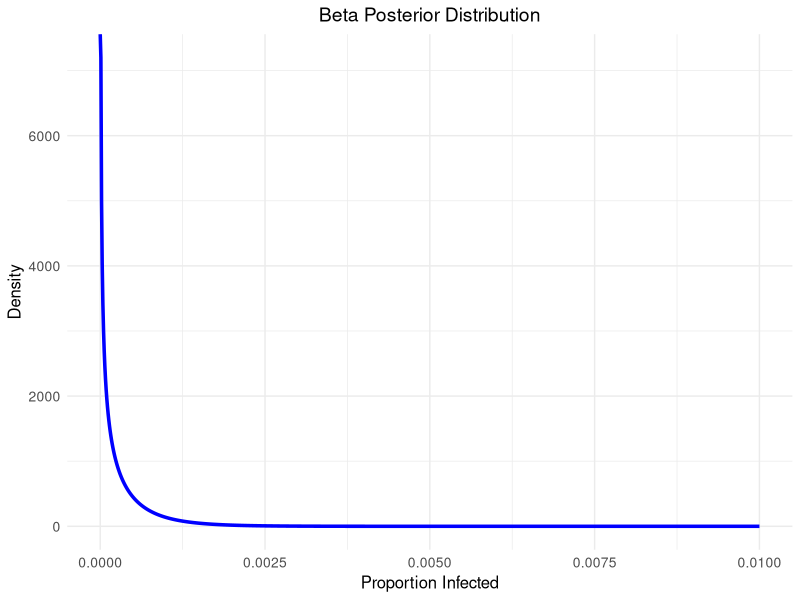

R code for this plot:
## ---- chunk 1
set.seed(12242987)
library(knitr)
## ---- chunk 2
alpha_prior <- (1 + 4) / 10
beta_prior <- (4068 - 4 + 1) / 10

x <- seq(0, 0.01, length.out = 1000)
prior_density <- dbeta(x, alpha_prior, beta_prior)
## ---- chunk 3
n_austria <- 1279
positives_austria <- 0
alpha_post <- alpha_prior + positives_austria
beta_post <- beta_prior + n_austria

x <- seq(0, 0.01, length.out = 1000)
posterior_density <- dbeta(x, alpha_post, beta_post)
## ---- chunk 4
library(ggplot2)
data <- data.frame(x = x, density = posterior_density)
ggplot(data, aes(x = x, y = density)) +
    geom_line(color = "blue", size = 1.2) +
    labs(
        title = "Beta Posterior Distribution",
        x = "Proportion Infected",
        y = "Density"
    ) +
    theme_minimal() +
    theme(
        plot.title = element_text(hjust = 0.5, size = 14),
        axis.title = element_text(size = 12),
        axis.text = element_text(size = 10)
    )
# point estimators
mean <- alpha_post / (alpha_post + beta_post)
median <- qbeta(0.5, alpha_post, beta_post)
mode <- if (alpha_post > 1) (alpha_post - 1) / (alpha_post + beta_post - 2) else 0

# prevalence interval
prevalence_interval <- qbeta(c(0.025, 0.975), alpha_post, beta_post)
## ---- chunk 5
mean
## ---- chunk 6
median
## ---- chunk 7
mode
## ---- chunk 8
cat("[", prevalence_interval[1], ", ", prevalence_interval[2], "]\n")
